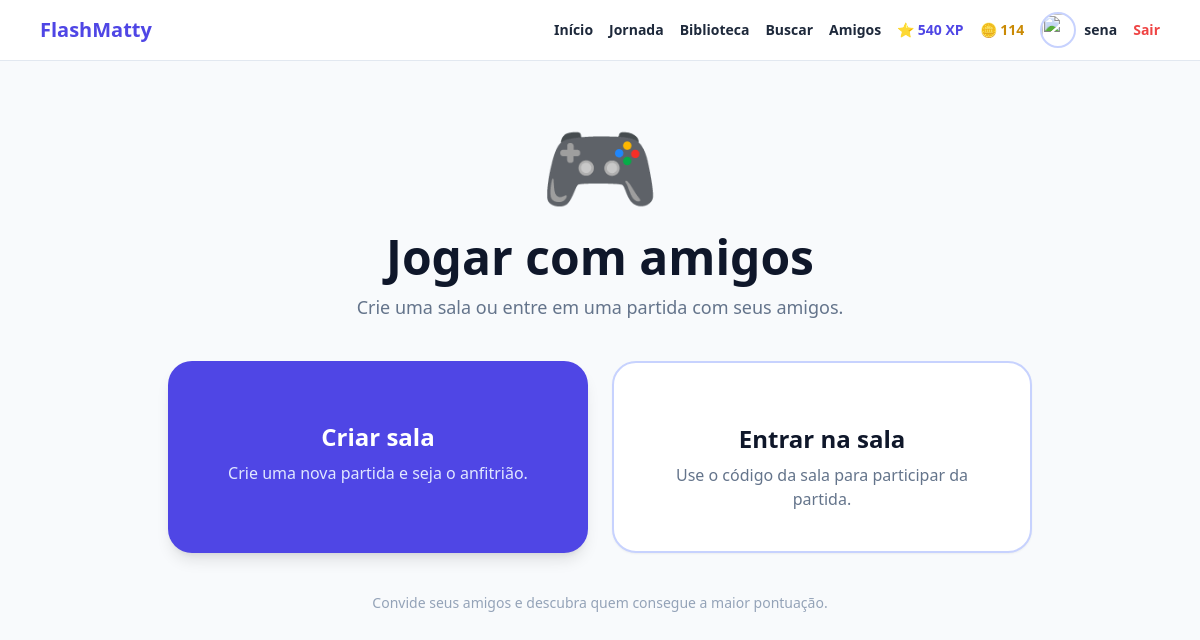
/multiplayer/ (signed in), run on the app's committed database.
### models.py (models this page shows, shortened)
class Usuario(UserMixin, db.Model):
    __tablename__ = "usuario"
    id = db.Column(
        db.Integer,
        primary_key=True
    )
    nome = db.Column(
        db.String(80),
        nullable=False
    )
    username = db.Column(
        db.String(40),
        unique=True,
        nullable=False
    )
    senha = db.Column(
        db.String(255),
        nullable=False
    )
    xp = db.Column(
        db.Integer,
        nullable=False,
        default=0
    )
    moedas = db.Column(
        db.Integer,
        nullable=False,
        default=0
    )
    acertos = db.Column(
        db.Integer,
        nullable=False,
        default=0
    )
    erros = db.Column(
        db.Integer,
        nullable=False,
        default=0
    )
    criado_em = db.Column(
        db.DateTime,
        nullable=False,
        default=datetime.utcnow
    )

### multiplayer/routes.py (the view)
@multiplayer_bp.route("/")
@login_required
def inicio():
    return render_template(
        "multiplayer/inicio.html"
    )

### app.py (called while the page is built)
@login_manager.user_loader
def carregar_usuario(user_id):
    try:
        return db.session.get(
            Usuario,
            int(user_id)
        )
    except (
        ValueError,
        TypeError
    ):
        return None

### social/routes.py (called while the page is built)
@social_bp.app_context_processor
def contexto_social():
    pedidos = 0
    if (
        current_user.is_authenticated
    ):
        pedidos = (
            Amizade.query
            .filter_by(
                destinatario_id=
                    current_user.id,
                status=
                    "pendente"
            )
            .count()
        )
    return {
        "social_csrf_token":
            gerar_csrf_token,
        "social_pedidos_pendentes":
            pedidos,
        "social_esta_online":
            esta_online,
        "social_formatar_ultimo_acesso":
            formatar_ultimo_acesso
    }

### templates/multiplayer/inicio.html (shortened to what this page needs)
{% extends "base.html" %}
{% block content %}
<div class="max-w-4xl mx-auto px-4 py-10 md:py-14">
    <div class="text-center">
        <div class="text-7xl md:text-8xl">
            🎮
        </div>
        <h1 class="
            text-4xl
            md:text-5xl
            font-black
            mt-5
            text-slate-900
        ">
            Jogar com amigos
        </h1>
        <p class="
            text-slate-500
            mt-3
            text-base
            md:text-lg
        ">
            Crie uma sala ou entre em uma partida com seus amigos.
        </p>
    </div>
    <div class="
        grid
        grid-cols-1
        md:grid-cols-2
        gap-6
        mt-10
    ">
        <a
            href="{{ url_for('multiplayer.criar') }}"
            class="
                group
                bg-indigo-600
                text-white
                rounded-3xl
                p-8
                md:p-10
                text-center
                shadow-lg
                transition
                duration-200
                hover:bg-indigo-700
                hover:shadow-xl
                hover:-translate-y-1
                focus:outline-none
                focus:ring-4
                focus:ring-indigo-300
            "
        >
            <h2 class="
                text-2xl
                font-black
                mt-5
            ">
                Criar sala
            </h2>
            <p class="
                mt-2
                text-indigo-100
            ">
                Crie uma nova partida e seja o anfitrião.
            </p>
        </a>
        <a
            href="{{ url_for('multiplayer.entrar') }}"
            class="
                group
                bg-white
                border-2
                border-indigo-200
                rounded-3xl
                p-8
                md:p-10
                text-center
                shadow-sm
                transition
                duration-200
                hover:border-indigo-400
                hover:shadow-xl
                hover:-translate-y-1
                focus:outline-none
                focus:ring-4
                focus:ring-indigo-200
            "
        >
            <h2 class="
                text-2xl
                font-black
                mt-5
                text-slate-900
            ">
                Entrar na sala
            </h2>
            <p class="
                text-slate-500
                mt-2
            ">
                Use o código da sala para participar da partida.
            </p>
        </a>
    </div>
    <div class="
        mt-10
        text-center
        text-sm
        text-slate-400
    ">
        Convide seus amigos e descubra quem consegue a maior pontuação.
    </div>
</div>
{% endblock %}

### templates/base.html (shortened to what this page needs)
<!DOCTYPE html>
<html lang="pt-BR">
<head>
    <script src="https://cdn.tailwindcss.com"></script>
</head>
<body class="min-h-screen bg-slate-50 text-slate-800">
{% if current_user.is_authenticated %}
<header class="bg-white border-b border-slate-200 sticky top-0 z-50">
    <div class="max-w-6xl mx-auto px-4 py-3 flex flex-wrap gap-4 items-center justify-between">
        <a href="{{ url_for('dashboard') }}" class="font-black text-xl text-indigo-600 hover:text-indigo-700">FlashMatty</a>
        <nav class="flex flex-wrap items-center justify-end gap-3 sm:gap-4 text-sm font-bold">
            <a href="{{ url_for('dashboard') }}" class="hover:text-indigo-600">Início</a>
            <a href="{{ url_for('jornada') }}" class="hover:text-indigo-600">Jornada</a>
            <a href="{{ url_for('biblioteca') }}" class="hover:text-indigo-600">Biblioteca</a>
            <a href="{{ url_for('social.buscar_usuarios') }}" class="hover:text-indigo-600">Buscar</a>
            <a href="{{ url_for('social.amigos') }}" class="relative hover:text-indigo-600">
                Amigos
            </a>
            <span class="text-indigo-600">⭐ {{ current_user.xp or 0 }} XP</span>
            <span class="text-yellow-600">🪙 {{ current_user.moedas or 0 }}</span>
            <a href="{{ url_for('social.perfil', username=current_user.username) }}" class="flex items-center gap-2 hover:text-indigo-600">
                <img src="{{ url_for('social.foto_perfil', usuario_id=current_user.id) }}" alt="" class="w-9 h-9 rounded-full object-cover border-2 border-indigo-200">
                <span class="hidden sm:inline">{{ current_user.nome }}</span>
            </a>
            <a href="{{ url_for('logout') }}" class="text-red-500 hover:text-red-600">Sair</a>
        </nav>
    </div>
</header>
{% endif %}
<main>{% block content %}{% endblock %}</main>
</body>
</html>

### data on the page
Usuario: xp "540", moedas "114", nome "sena"
